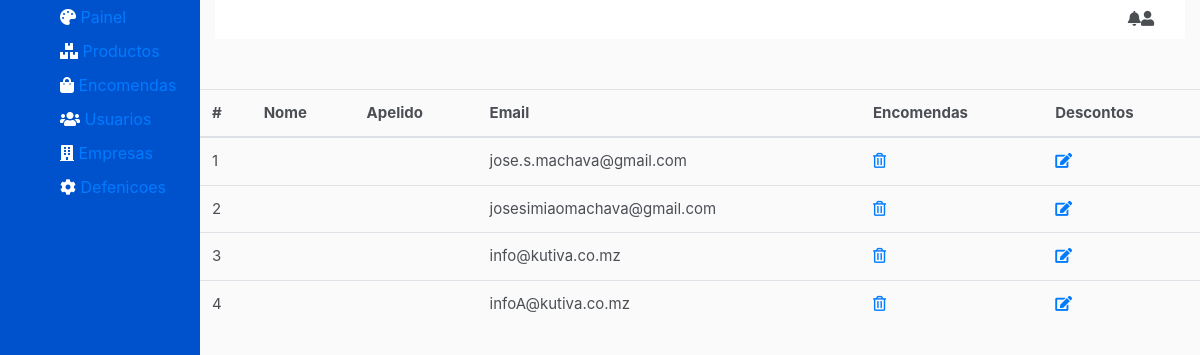
Before: /dashboard/user/ with the older database file.
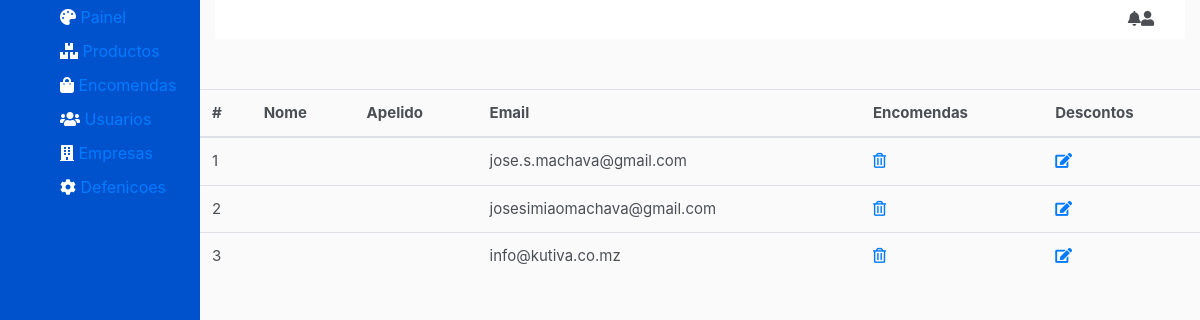
After: the same page with the newer database file.
### account/models.py (models this page shows)
class User(AbstractUser):
    username = None
    email = models.EmailField(_('email address'), unique=True)
    phone_regex = RegexValidator(regex=r'^\+?258?\d{9,13}$', message="O número de telefone deve ser digitado no formato: '+258849293949'. São permitidos até 13 dígitos.")
    phone_number = models.CharField(validators=[phone_regex], max_length=13, blank=True) # validators should be a list
    USERNAME_FIELD = 'email'
    REQUIRED_FIELDS = []
    objects = UserManager()

### dashboard/views.py (the view)
# urls.py: path("user/", views.UserListView.as_view(), name="user-list"),
class UserListView(ListView):
    model = User
    template_name = 'dashboard/user/list.html'
    context_object_name = 'users'
    paginate_by = 20
    def get_context_data(self, **kwargs):
        context = super(UserListView, self).get_context_data(**kwargs)
        users = self.get_queryset()
        page = self.request.GET.get('page')
        paginator = Paginator(users, self.paginate_by)
        try:
            users = paginator.page(page)
        except PageNotAnInteger:
            users = paginator.page(1)
        except EmptyPage:
            products = paginator.page(paginator.num_pages)
        context['users'] = users
        return context

### price/templates/dashboard/user/list.html (shortened to what this page needs)
{% extends "price/layout/base.html" %}
{% load staticfiles %}
{% load staticfiles %}
{% block styles %}
<link rel="stylesheet" href="{% static 'stylesheet/main.css' %}">
<link rel="stylesheet" href="https://use.fontawesome.com/releases/v5.7.2/css/all.css">
<link rel="stylesheet" href="{% static 'stylesheet/dashboard.css' %}">
{% endblock %}
{% block content %}
<main>
    <div class="container-fluid">
        <div class="row">
            <div class="col-md-2 aside">
                {% include "dashboard/aside.html" %}
            </div>
            <div class="col-md-10">
                {% include "dashboard/menu.html" %}
                <div class="row">
                    <table class="table table-borderless">
                        <thead>
                        <tr>
                            <th scope="col">#</th>
                            <th scope="col">Nome</th>
                            <th scope="col">Apelido</th>
                            <th scope="col">Email</th>
                            <th scope="col">Encomendas</th>
                            <th scope="col">Descontos</th>
                        </tr>
                        </thead>
                        <tbody>
                        {% for user in users %}
                        <tr>
                            <td colspan="1">{{ user.id }}</td>
                            <td>{{ user.first_name }}</td>
                            <td>{{ user.last_name }}</td>
                            <td>{{ user.email }}</td>
                            <td><a href="{% url 'user-delete' user.id   %}"><i class="far fa-trash-alt"></i></a></td>
                            <td><a href="{% url 'user-update' user.id   %}"> <i class="fas fa-edit"></i></i></a></td>
                        </tr>
                        {% endfor %}
                        </tbody>
                    </table>
                </div>
            </div>
        </div>
    </div>
</main>
{% endblock %}

Changed rows visible on the page:
removed User: id "4", email "infoA@kutiva.co.mz"
